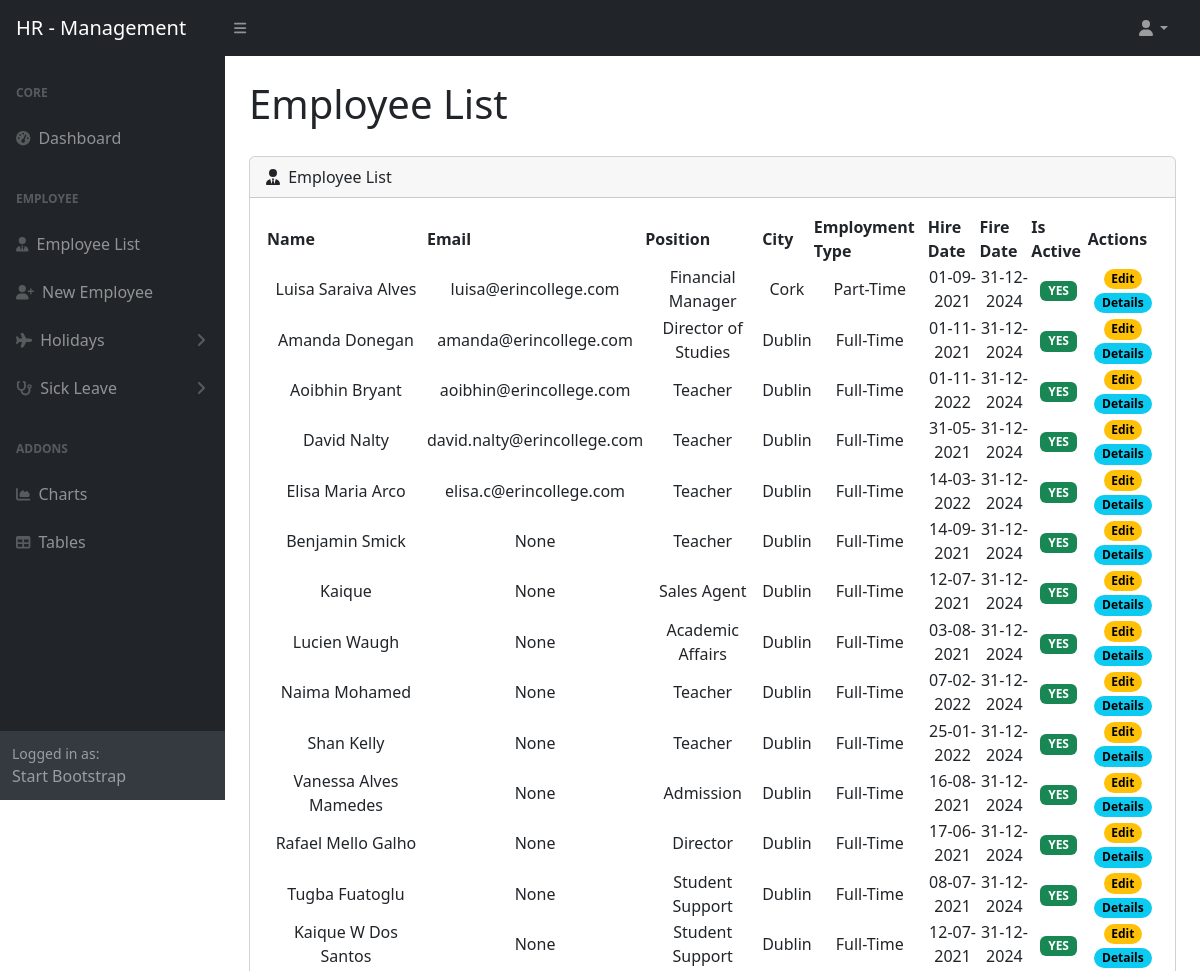
The app's page /employee/employee_list/ (upper part), older data.
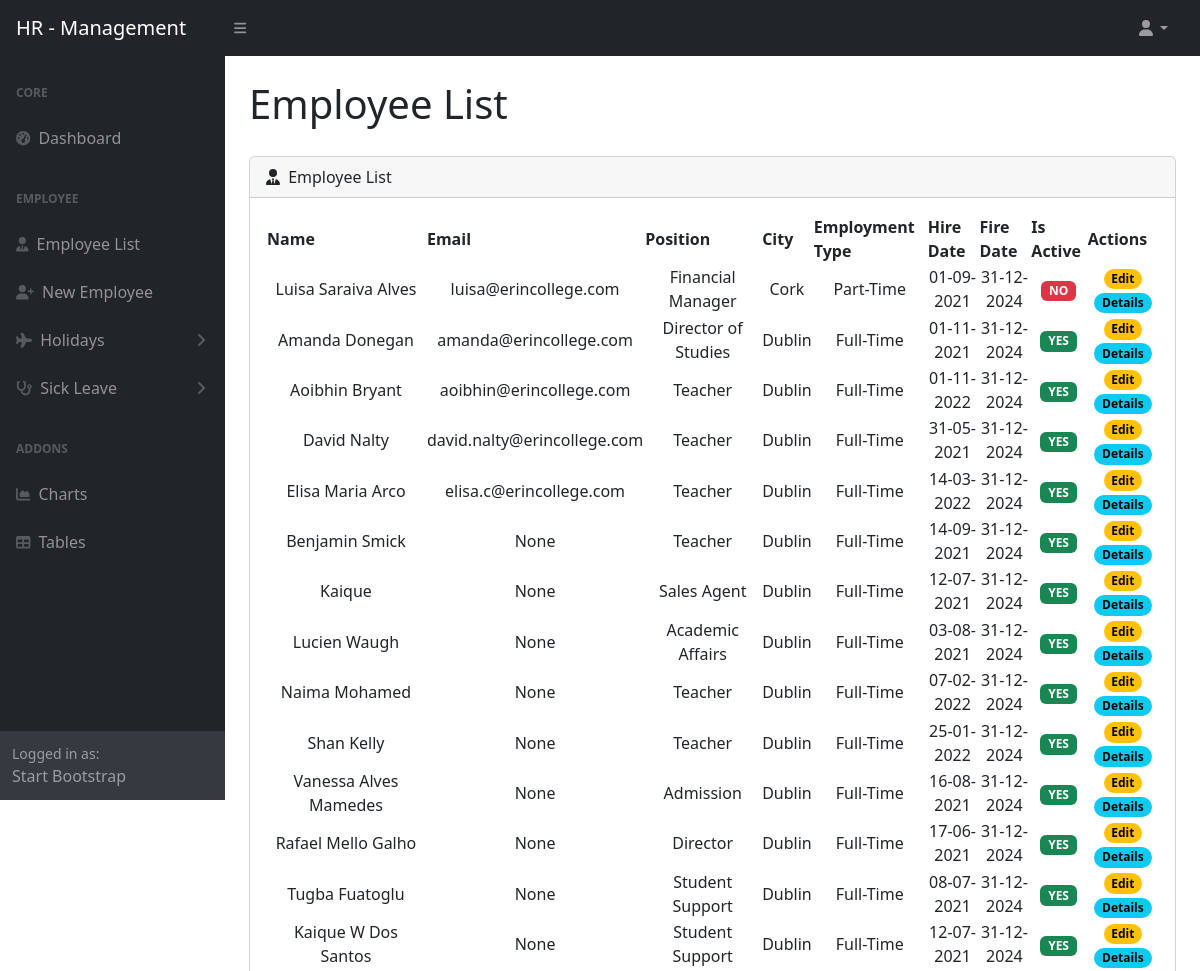
The same page, newer data.
### employee/models.py (models this page shows, shortened)
class Employees(models.Model):
	name = models.CharField(max_length=100)
	email = models.EmailField(blank=True, null=True)
	department = models.ForeignKey(Department, on_delete=models.PROTECT)
	position = models.ForeignKey(Position, on_delete=models.PROTECT)
	city = models.CharField(choices=helpers.city, max_length=50, default='Dublin')
	employment_type = models.CharField(choices=helpers.employment_type, max_length=50, default='Full-Time')
	hire_date = models.DateField(default=date.today(), editable=True)
	fire_date = models.DateField(null=True, blank=True)
	is_active = models.BooleanField(default=True)

### department/models.py (models this page shows)
class Position(models.Model):
	name = models.CharField(max_length=100)
	department = models.ForeignKey('Department', on_delete=models.PROTECT)
	def __str__(self):
		return self.name

### employee/views.py (the view)
# urls.py: path('employee_list/', EmployeeListView.as_view(), name='employee_list'),
class EmployeeListView(ListView):
	model = Employees
	template_name = 'employee_list.html'
	context_object_name = 'employees'
	def get_queryset(self):
		employees = super().get_queryset().order_by('id')
		search = self.request.GET.get('search')
		if search:
			employees = employees.filter(name__icontains=search)
		return employees

### employee/templates/employee_list.html (shortened to what this page needs)
{% extends 'base.html' %}
{% load static %}
{% block content %}
    <table id="datatablesSimple" class="table-striped table-hover table-responsive-lg datatable">
        <thead>
        <tr>
            <th>Name</th>
            <th>Email</th>
            <th>Position</th>
            <th>City</th>
            <th>Employment Type</th>
            <th>Hire Date</th>
            <th>Fire Date</th>
            <th>Is Active</th>
            <th>Actions</th>
        </tr>
        </thead>
        <tbody>
        {% for employee in employees %}
            <tr href="{% url 'employee_detail' employee.pk %}">
                <td>{{ employee.name }}</td>
                <td>{{ employee.email }}</td>
                <td>{{ employee.position }}</td>
                <td>{{ employee.get_city_display }}</td>
                <td>{{ employee.get_employment_type_display }}</td>
                <td>{{ employee.hire_date|date:'d-m-Y' }}</td>
                <td>{{ employee.fire_date|date:'d-m-Y' }}</td>
                {% if employee.is_active %}
                    <td class="active-label"><span class="badge bg-success">YES</span>
                    </td>
                {% else %}
                    <td><span class="badge bg-danger">NO</span></td>
                {% endif %}
                <td><a href="{% url 'employee_update' employee.pk %}"><span
                        class="badge rounded-pill bg-warning text-black">Edit</span></a>
                    <a href="{% url 'employee_detail' employee.pk %}"><span
                            class="badge rounded-pill bg-info text-black">Details</span></a>
                </td>
            </tr>
        {% endfor %}
        </tbody>
    </table>
{% endblock %}

Row changes from the older to the newer data that the page shows:
changed Employees "Luisa Saraiva Alves": is_active "YES" → "NO"
